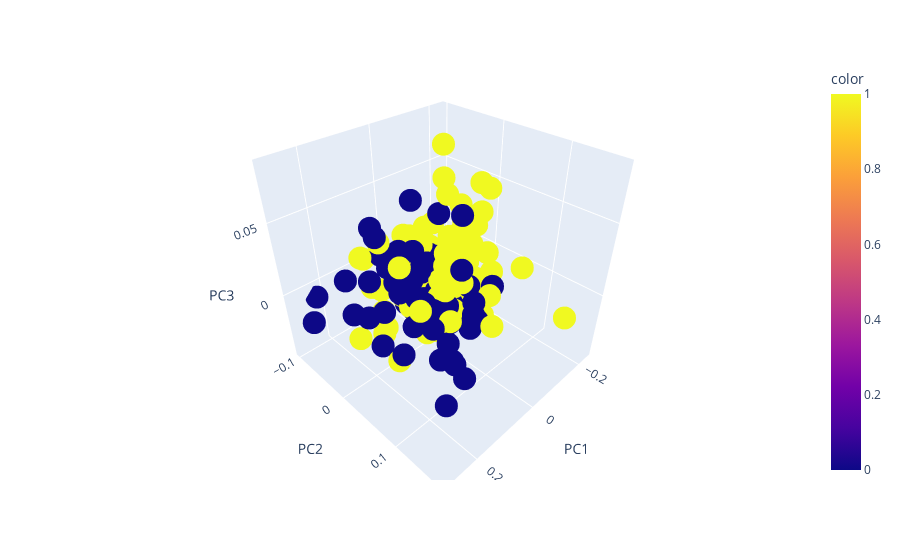

Source (notebook cell):
### Code cell
labels = (data_df_avg_season.reset_index()["season"]=='dry').astype(int).values
pca = PCA(n_components=3)
results = pca.fit_transform(data_df_avg_season)
px.scatter_3d(pd.DataFrame(results, columns=["PC1", "PC2", "PC3"]), x="PC1", y="PC2", z="PC3", color=labels)

### Figure 1 — Plotly figure (JSON) as saved in the notebook; plotly's stock layout.template omitted (floating-point values rounded to 4 significant figures; data arrays with more than 128 entries replaced by an {"elided": "..."} marker saying what was removed)
{"data": [{"hovertemplate": "PC1=%{x}<br>PC2=%{y}<br>PC3=%{z}<br>color=%{marker.color}<extra></extra>", "legendgroup": "", "marker": {"color": {"elided": "160 int values"}, "coloraxis": "coloraxis", "symbol": "circle"}, "mode": "markers", "name": "", "scene": "scene", "showlegend": false, "type": "scatter3d", "x": {"elided": "160 float values"}, "y": {"elided": "160 float values"}, "z": {"elided": "160 float values"}}], "layout": {"coloraxis": {"colorbar": {"title": {"text": "color"}}, "colorscale": [[0, "#0d0887"], [0.1111, "#46039f"], [0.2222, "#7201a8"], [0.3333, "#9c179e"], [0.4444, "#bd3786"], [0.5556, "#d8576b"], [0.6667, "#ed7953"], [0.7778, "#fb9f3a"], [0.8889, "#fdca26"], [1, "#f0f921"]]}, "legend": {"tracegroupgap": 0}, "margin": {"t": 60}, "scene": {"domain": {"x": [0, 1], "y": [0, 1]}, "xaxis": {"title": {"text": "PC1"}}, "yaxis": {"title": {"text": "PC2"}}, "zaxis": {"title": {"text": "PC3"}}}}}
